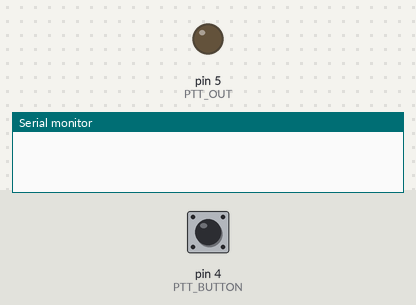
A sketch run on a simulated Arduino Uno, built with avr-gcc and run on an emulated ATmega328P. On the bench: output pins drawn as LEDs (lit = HIGH), the last lines printed to the serial monitor. The inputs (shaded band) are chosen by the test bench; at power-on: pin 4 (PTT_BUTTON) HIGH.

Above: at 1.2 s.
1.3 s: pin 4 (PTT_BUTTON) pulled LOW for 0.15 s
At 1.4 s:
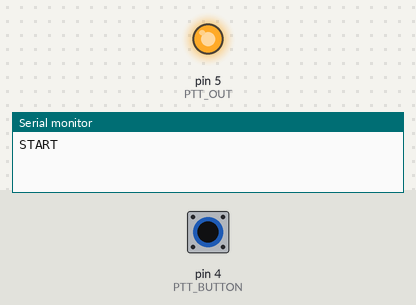
2.9 s: pin 4 (PTT_BUTTON) pulled LOW for 3.2 s
At 7.1 s:
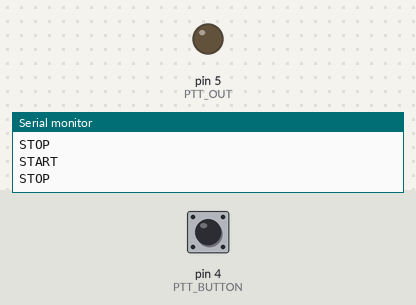
Timing chart, 0 to 8.6 s (numbered marks = the images above; inputs shaded):
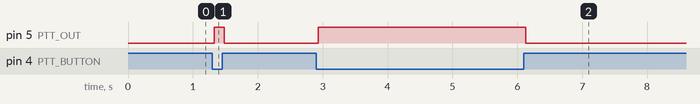

Measured:
- after the input at 1.3 s, pin 5 (PTT_OUT): LOW → HIGH at once, → LOW 0.15 s later
- after the input at 2.9 s, pin 5 (PTT_OUT): LOW → HIGH at once, → LOW 3.2 s later

The sketch:

ptt_esp32_serial.ino
```cpp
/*
  PTT Button - ESP32 Serial Version
  ----------------------------------
  Wiring:
    Switch terminal 1  -> GPIO4
    Switch terminal 2  -> GND
  No resistor needed - uses ESP32 internal pull-up.

  Behavior:
    Button pressed  -> sends "START\n" over USB serial (115200 baud)
    Button released -> sends "STOP\n"  over USB serial

  This sketch is used together with ptt_record.py on the laptop.
  The Python script listens on the COM port and starts/stops
  microphone recording accordingly.

  Board: Any standard ESP32 Dev Module (NOT Pro Micro / Leonardo)
  DO NOT use these pins for the button:
    - GPIO44 / GPIO43  (ESP32-S3) -- USB serial RX/TX
    - GPIO1 / TX0      (regular ESP32) -- serial TX
    - GPIO0, 2, 3, 45, 46 -- strapping/boot pins
*/

#define PTT_BUTTON  4    // GPIO connected to one terminal of the button
#define PTT_OUT     5    // Optional: LED / output indicator (can leave unconnected)

const unsigned long DEBOUNCE_MS = 30;

bool lastReading = HIGH;
bool pttState = false;
unsigned long lastChangeTime = 0;

void setup() {
  pinMode(PTT_BUTTON, INPUT_PULLUP);
  pinMode(PTT_OUT, OUTPUT);
  digitalWrite(PTT_OUT, LOW);
  Serial.begin(115200);
}

void loop() {
  bool reading = digitalRead(PTT_BUTTON);

  if (reading != lastReading) {
    lastChangeTime = millis();
  }

  if ((millis() - lastChangeTime) > DEBOUNCE_MS) {
    bool pressed = (reading == LOW);
    if (pressed != pttState) {
      pttState = pressed;
      digitalWrite(PTT_OUT, pttState ? HIGH : LOW);
      Serial.println(pttState ? "START" : "STOP");
    }
  }

  lastReading = reading;
}
```
